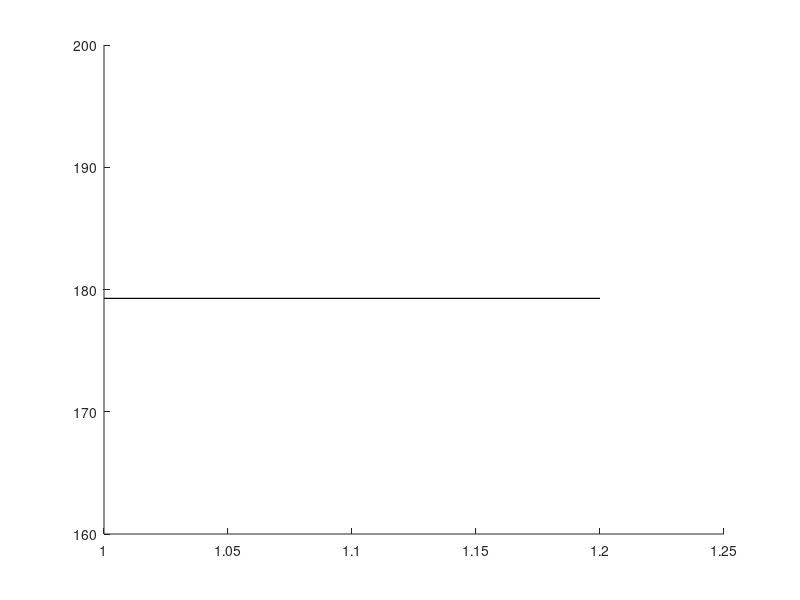

Source code (MATLAB): (Note: this script raises an error after producing the figure.)
% Benchmarkin rod planning with CBi-RRT for env. 1 (ABB with two poles)
% With joint limits of the ABB robots.
% last updated: 10/11/17

clear all
clc

%%
planners = {'CBiRRT','RRT','LazyRRT','SBL'};
plannerType = planners{2};
switch plannerType
    case 'CBiRRT'
        D = load('Benchmark_CBiRRT_env1_rB.txt'); D = D(D(:,2)==1,:);
    case 'RRT'
        D = load('Benchmark_RRT_env1_rB.txt'); D = D(D(:,2)==1,:);
    case 'SBL'
        D = load('Benchmark_SBL_env1_rB.txt'); D = D(D(:,2)==1,:);
end

%% 
disp(['Results for ' plannerType ':']);

%%
rd = sort(unique(D(:,1)));
for i = 1:length(rd)
    M = D(D(:,1)==rd(i), 2:end);
    td(i) = mean(M(:,3));
    td_ste(i) = std(M(:,3))/sqrt(size(M,1));
end

%%
disp(' ');
[tdmin, id] = min(td);
% id = 2;
% tdmin = td(id);

%%
h = figure(1);
clf
errorbar(rd,td,td_ste,'-k','linewidth',2);
ylabel('mean runtime [sec]');
xlabel('max. local-connection distance');
% xlim([0 6]);
% xlim([min(rd) max(rd)]);

%% 
sS = rd(id);
tmin = tdmin;
D = D(D(:,1)==sS, 2:end);
suc = D(:,1)==1;

disp('------------------------------------');
disp('RSS:');
disp(['Results of ' num2str(size(D,1)) ' queries.']);
disp(['Minimum avg. runtime is ' num2str(tmin) 'sec with d = ' num2str(sS) ]);
disp(['Plan distance: ' num2str(D(1,2)) ]);
disp(['Avg. runtime: ' num2str(mean(D(:,3)))  ' +/- ' num2str(std(D(:,3))/sqrt(size(D,1))) ' sec ']);
disp(['Min. runtime: ' num2str(min(D(:,3))) ' msec ']);
disp(['Avg. nodes in path: ' num2str(floor(mean(D(:,9)))) ]);
disp(['Avg. nodes in trees: ' num2str(floor(mean(D(:,10)))) ]);
disp(['Avg. number of projections: ' num2str(floor(mean(D(:,4)))) ]);
disp(['Avg. local-connection time: ' num2str(mean(D(:,11)./D(:,12))*1e3)  ' +/- ' num2str(std(D(:,11)./D(:,12))/sqrt(size(D,1))*1e3) ' msec ']);
disp(['Avg. total local-connection time: ' num2str(mean(D(:,11)))  ' +/- ' num2str(std(D(:,11))/sqrt(size(D,1))*1e3) ' sec ']);
disp(['Avg. number of local connection checks: ' num2str(mean(D(:,12)))]);
disp(['Avg. collision check time: ' num2str(mean(D(:,7))) ' sec.']);
disp(['Percent of successful local connections: ' num2str(100*mean(D(:,13)./D(:,12))) '%.']);
disp(['Sampling time: ' num2str(mean(D(:,14))) ' sec']);
disp(['Sampling success rate: ' num2str(100*mean( D(:,15)./(D(:,15)+D(:,16)) )) '%']);
disp(['ODE time: ' num2str(mean(D(:,19))) ' sec which is ' num2str(100*mean(D(:,19)./D(:,3))) '% of runtime.']);
disp(['ODE checks: ' num2str(mean(D(:,17))) ' with ' num2str(100*mean( D(:,18)./D(:,17) )) '% successful.']);
%%
%%
%%
td = D(:,3);
maxT = max(td);
T1 = linspace(0,maxT,30);
T1 = T1(2:end);
for i = 1:length(T1)
    sd = td < T1(i);
    md(i) = mean(td(sd));
    Md(i) = 1-sum(sd)/length(td);
end

%%
h = figure(2);
clf
plot(T1,Md*100,'-k','linewidth',2);
xlabel('maximum runtime [sec]');
ylabel('failure rate [%]');
xlim([0 max(T1)]);
title(plannerType);
